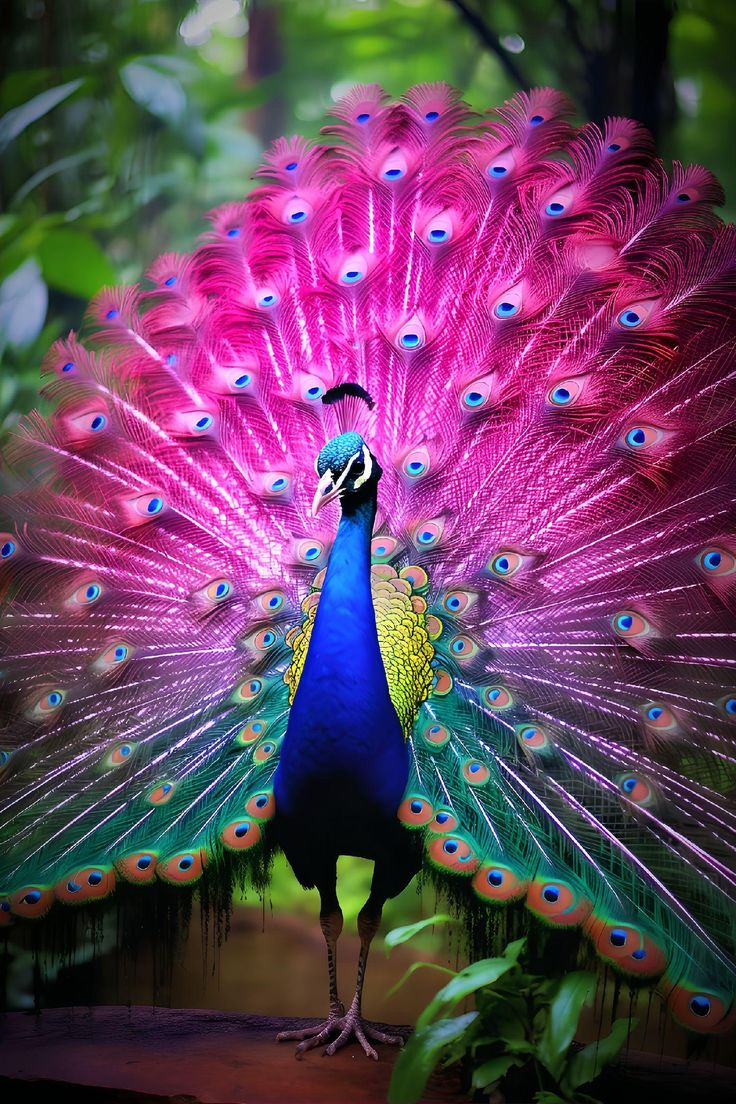
#> input picture data/image.jpg, 736 x 1104 px, found by its file name
$ python threshold.py
#> lines starting #> are read from the running program, lines starting #| are printed output that depends on the picture; after the words box and inside, x2 and y2 are one past the last pixel; in counts of white or black regions, pixels touching at a corner belong together
import os
import cv2
#threshold is for making an image just two color (after using gray color space)
#it's useful in object traking .
image = cv2.imread(os.path.join('.','data','image.jpg'))
#> image is the input picture: shape (1104, 736, 3); mean B, G, R 92.7, 66.3, 101.4
image_gray = cv2.cvtColor(image,cv2.COLOR_RGB2GRAY)
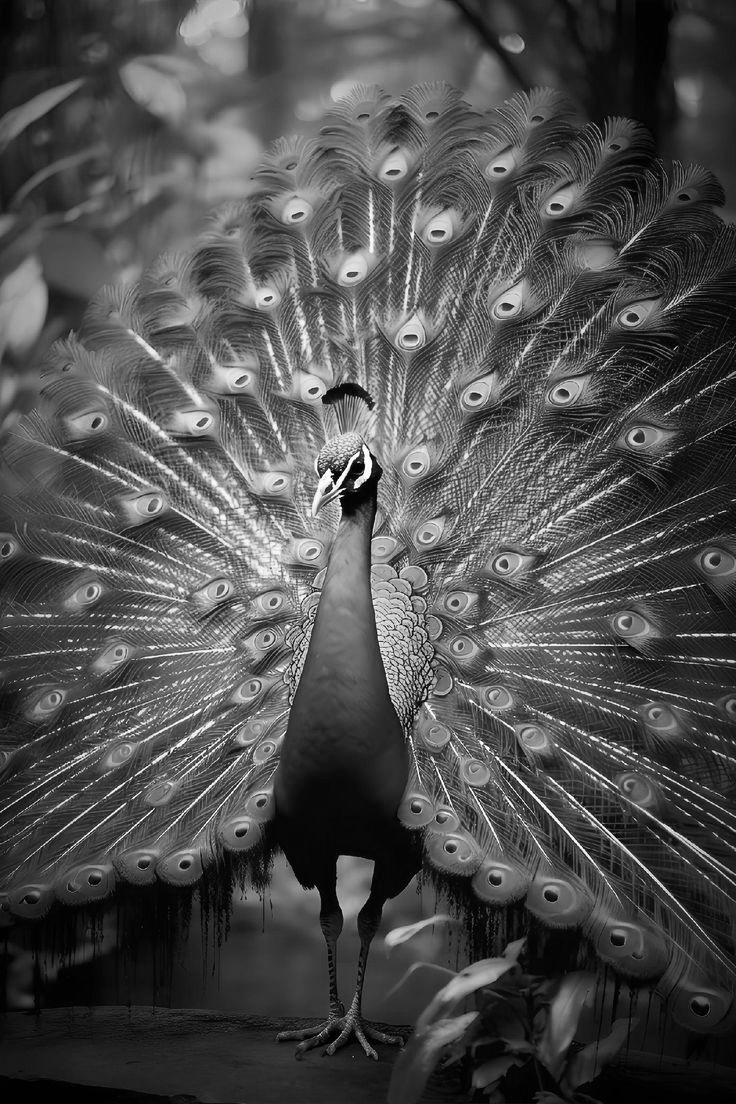
#> image_gray: shape (1104, 736); min 0, max 255, mean 78.2
ret,threshold_image = cv2.threshold(image_gray,80,255,cv2.THRESH_BINARY)
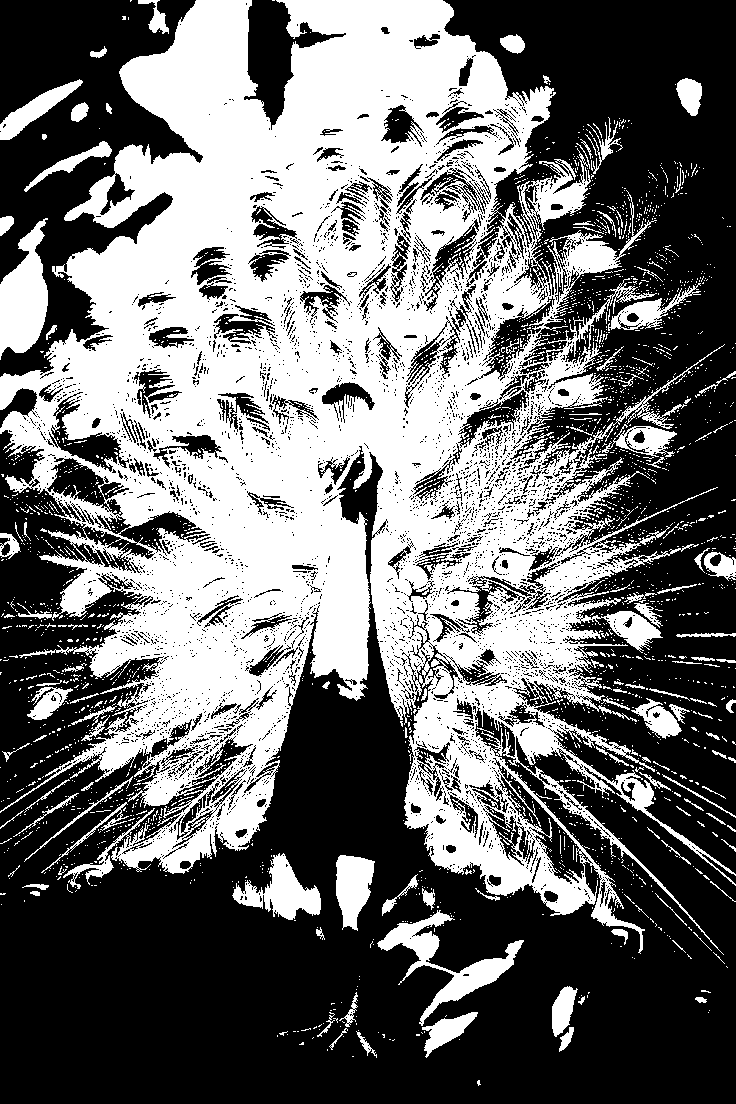
#> threshold_image: shape (1104, 736); 42.7% white; 2543 white regions (2403 under 20 px), largest, box (x1, y1, x2, y2) and area: (0, 0, 736, 955) 308617, (0, 218, 48, 360) 4212, (377, 910, 524, 1026) 3783

#adaptive_thresold useful when we need to separate a shadow for example like the paper
adaptive_threshold = cv2.adaptiveThreshold(image_gray,255,cv2.ADAPTIVE_THRESH_GAUSSIAN_C,cv2.THRESH_BINARY ,11, 2)
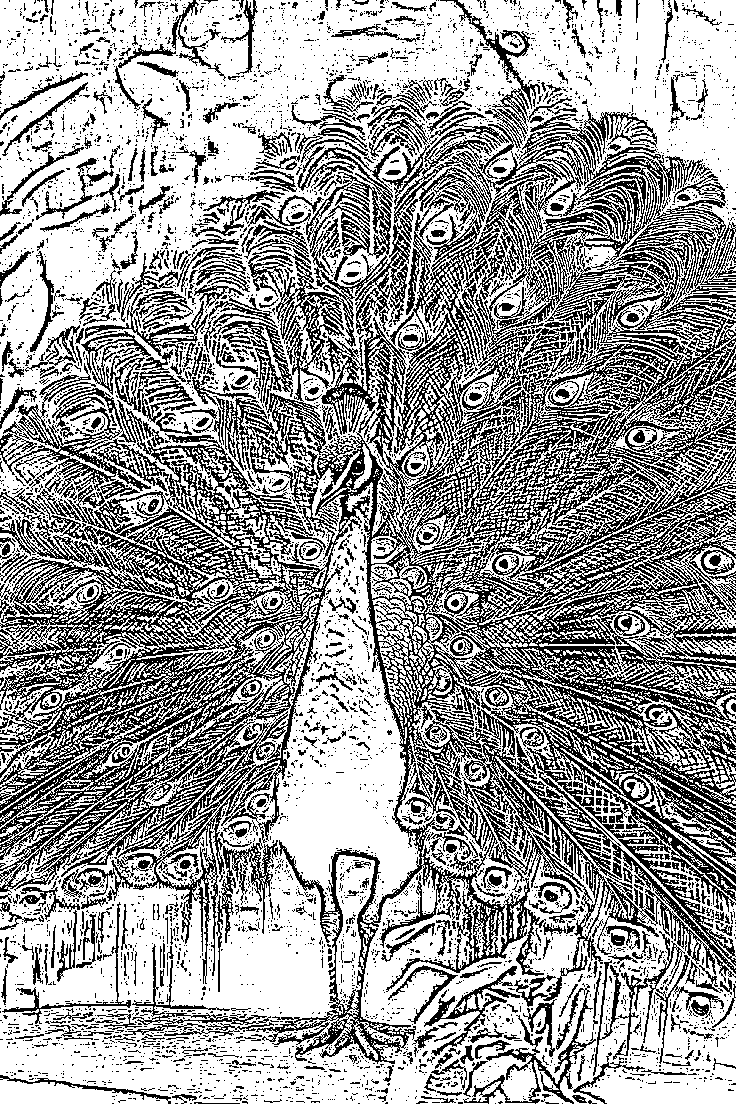
#> adaptive_threshold: shape (1104, 736); 61.5% white; black in thin lines or dots


cv2.imshow('adaptive_threshold',adaptive_threshold)
cv2.imshow('image_gray',image_gray)
cv2.imshow('threshold_image',threshold_image)
cv2.imshow('image',image)
cv2.waitKey(0)

$ run again, with data/people_detection.png saved as data/image.jpg
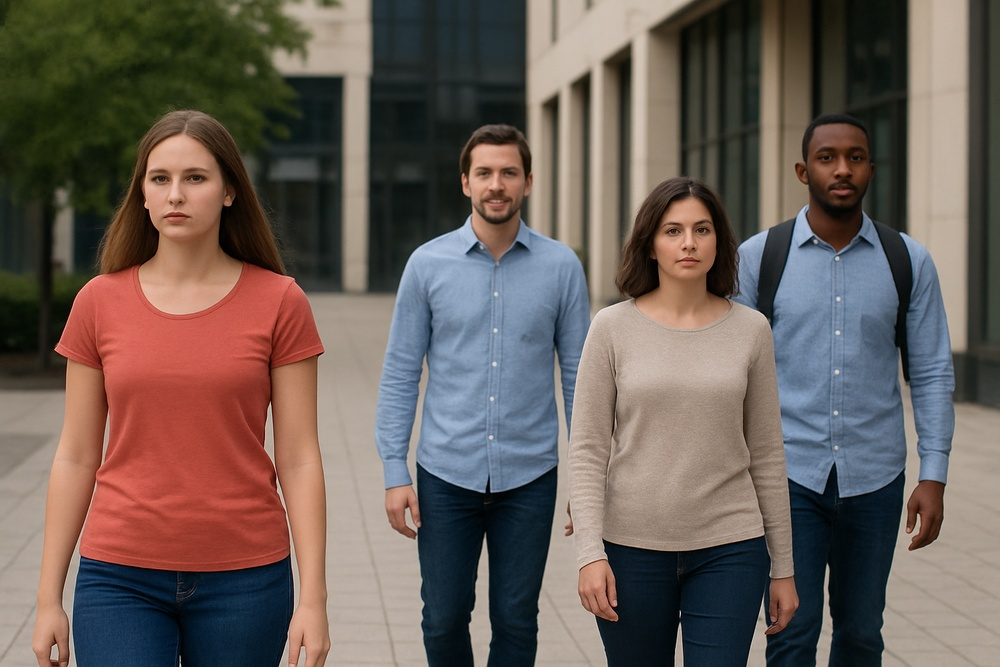
#> input picture data/people_detection.png, 1000 x 667 px, shrunk from 1536 x 1024 before the run, found by its file name
#> image is the input picture: shape (667, 1000, 3); mean B, G, R 87.4, 93.9, 106.1
#> `ret,threshold_image = cv2.threshold(image_gray,80,255,cv2.THRESH_BINARY)`:
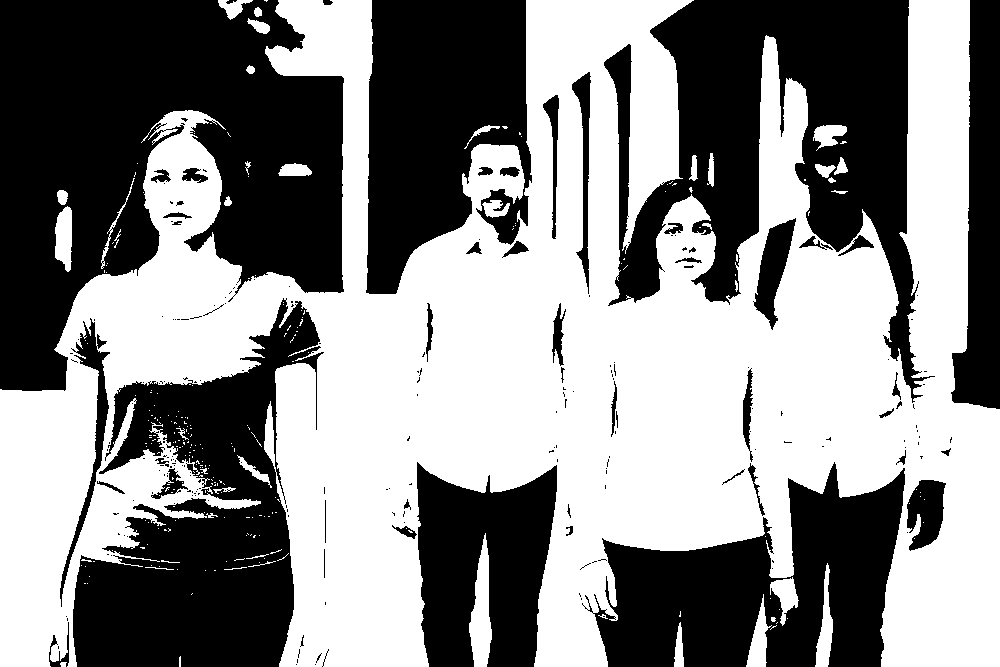
#> threshold_image: shape (667, 1000); 53.4% white; 219 black regions (166 under 20 px), largest, box (x1, y1, x2, y2) and area: (0, 0, 344, 391) 86113, (604, 0, 935, 403) 56123, (73, 298, 324, 667) 48286
#> `adaptive_threshold = cv2.adaptiveThreshold(image_gray,255,cv2.ADAPTIVE..`:
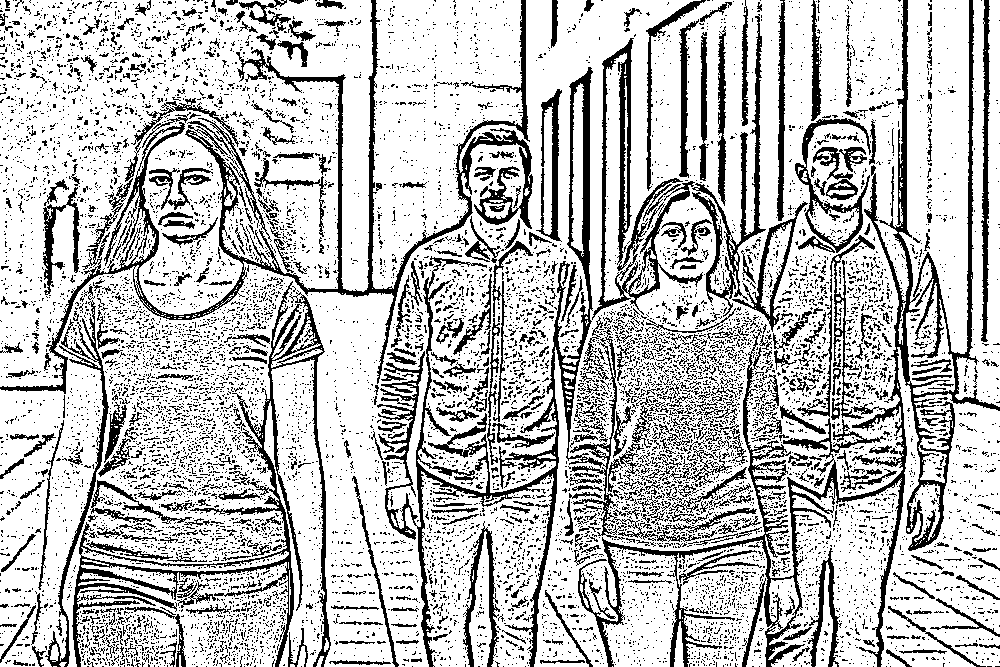
#> adaptive_threshold: shape (667, 1000); 75.5% white; 10336 black regions (9685 under 20 px), largest, box (x1, y1, x2, y2) and area: (578, 0, 1000, 667) 18317, (377, 67, 757, 667) 13878, (0, 0, 533, 394) 13264
